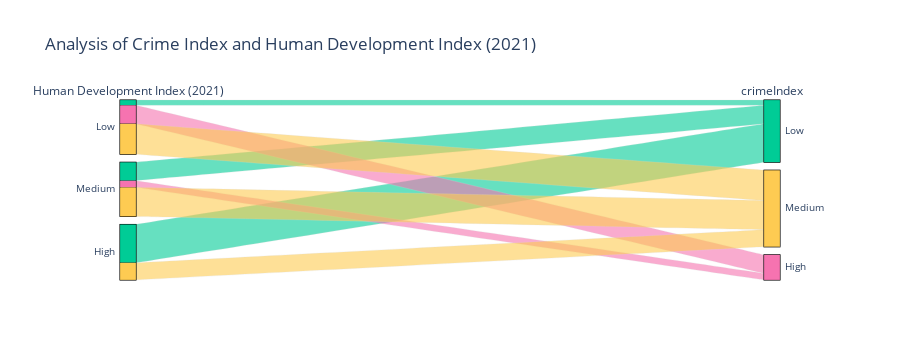

This figure's notebook cell:
### Markdown cell above
## Analysis of Human Development Index and Crime Index

The graph below somewhat displays the correlation between the HDI index and the crime index. As you can see, both the indexes are divided into meaningful subsections. To explain those in detail, the values ‘Low’, ‘Medium’ and ‘High’ correspond to crime indices under 40, 40-60 and above 60, respectively. The HDI index is also divided into equal parts.

### Code cell
%run crime_hdi.ipynb

### Figure 1 — Plotly figure (JSON) as saved in the notebook; plotly's stock layout.template omitted (floating-point values rounded to 4 significant figures)
{"data": [{"dimensions": [{"categoryarray": ["Low", "Medium", "High"], "categoryorder": "array", "label": "Human Development Index (2021)", "values": ["Low", "Low", "Low", "Low", "Low", "Low", "Medium", "Low", "Medium", "Low", "Low", "Low", "Low", "Low", "Medium", "Medium", "Low", "Medium", "Low", "Medium", "Low", "Low", "Low", "Medium", "Medium", "Medium", "Low", "Low", "Medium", "Low", "Medium", "Medium", "Medium", "Medium", "Medium", "High", "Low", "Medium", "High", "Medium", "Low", "Low", "Medium", "Low", "Low", "Medium", "Low", "Low", "High", "Low", "High", "Medium", "Low", "Medium", "Low", "Low", "Medium", "High", "Low", "High", "High", "Medium", "High", "High", "Low", "Medium", "Low", "High", "High", "Medium", "Low", "Low", "Low", "High", "Medium", "Medium", "High", "Low", "Medium", "Medium", "Medium", "High", "Medium", "Medium", "Low", "High", "High", "High", "High", "Low", "Medium", "High", "High", "Medium", "High", "High", "High", "High", "Medium", "High", "Medium", "Medium", "Medium", "High", "High", "High", "High", "High", "High", "High", "High", "Low", "High", "High", "High", "Medium", "Medium", "High", "High", "High", "High", "Medium", "High", "High"]}, {"categoryarray": ["Low", "Medium", "High"], "categoryorder": "array", "label": "crimeIndex", "values": ["High", "High", "High", "High", "High", "High", "High", "High", "High", "High", "High", "High", "High", "High", "High", "High", "High", "High", "High", "Medium", "Medium", "Medium", "Medium", "Medium", "Medium", "Medium", "Medium", "Medium", "Medium", "Medium", "Medium", "Medium", "Medium", "Medium", "Medium", "Medium", "Medium", "Medium", "Medium", "Medium", "Medium", "Medium", "Medium", "Medium", "Medium", "Medium", "Medium", "Medium", "Medium", "Medium", "Medium", "Medium", "Medium", "Medium", "Medium", "Medium", "Medium", "Medium", "Medium", "Medium", "Medium", "Medium", "Medium", "Medium", "Medium", "Medium", "Medium", "Medium", "Medium", "Medium", "Medium", "Medium", "Medium", "Medium", "Medium", "Medium", "Medium", "Low", "Low", "Low", "Low", "Low", "Low", "Low", "Low", "Low", "Low", "Low", "Low", "Low", "Low", "Low", "Low", "Low", "Low", "Low", "Low", "Low", "Low", "Low", "Low", "Low", "Low", "Low", "Low", "Low", "Low", "Low", "Low", "Low", "Low", "Low", "Low", "Low", "Low", "Low", "Low", "Low", "Low", "Low", "Low", "Low", "Low", "Low"]}], "line": {"color": ["#f673b0", "#f673b0", "#f673b0", "#f673b0", "#f673b0", "#f673b0", "#f673b0", "#f673b0", "#f673b0", "#f673b0", "#f673b0", "#f673b0", "#f673b0", "#f673b0", "#f673b0", "#f673b0", "#f673b0", "#f673b0", "#f673b0", "#fecb52", "#fecb52", "#fecb52", "#fecb52", "#fecb52", "#fecb52", "#fecb52", "#fecb52", "#fecb52", "#fecb52", "#fecb52", "#fecb52", "#fecb52", "#fecb52", "#fecb52", "#fecb52", "#fecb52", "#fecb52", "#fecb52", "#fecb52", "#fecb52", "#fecb52", "#fecb52", "#fecb52", "#fecb52", "#fecb52", "#fecb52", "#fecb52", "#fecb52", "#fecb52", "#fecb52", "#fecb52", "#fecb52", "#fecb52", "#fecb52", "#fecb52", "#fecb52", "#fecb52", "#fecb52", "#fecb52", "#fecb52", "#fecb52", "#fecb52", "#fecb52", "#fecb52", "#fecb52", "#fecb52", "#fecb52", "#fecb52", "#fecb52", "#fecb52", "#fecb52", "#fecb52", "#fecb52", "#fecb52", "#fecb52", "#fecb52", "#fecb52", "#00cc96", "#00cc96", "#00cc96", "#00cc96", "#00cc96", "#00cc96", "#00cc96", "#00cc96", "#00cc96", "#00cc96", "#00cc96", "#00cc96", "#00cc96", "#00cc96", "#00cc96", "#00cc96", "#00cc96", "#00cc96", "#00cc96", "#00cc96", "#00cc96", "#00cc96", "#00cc96", "#00cc96", "#00cc96", "#00cc96", "#00cc96", "#00cc96", "#00cc96", "#00cc96", "#00cc96", "#00cc96", "#00cc96", "#00cc96", "#00cc96", "#00cc96", "#00cc96", "#00cc96", "#00cc96", "#00cc96", "#00cc96", "#00cc96", "#00cc96", "#00cc96", "#00cc96", "#00cc96", "#00cc96"]}, "type": "parcats"}], "layout": {"autosize": true, "height": 360, "title": {"text": "Analysis of Crime Index and Human Development Index (2021)"}}}
